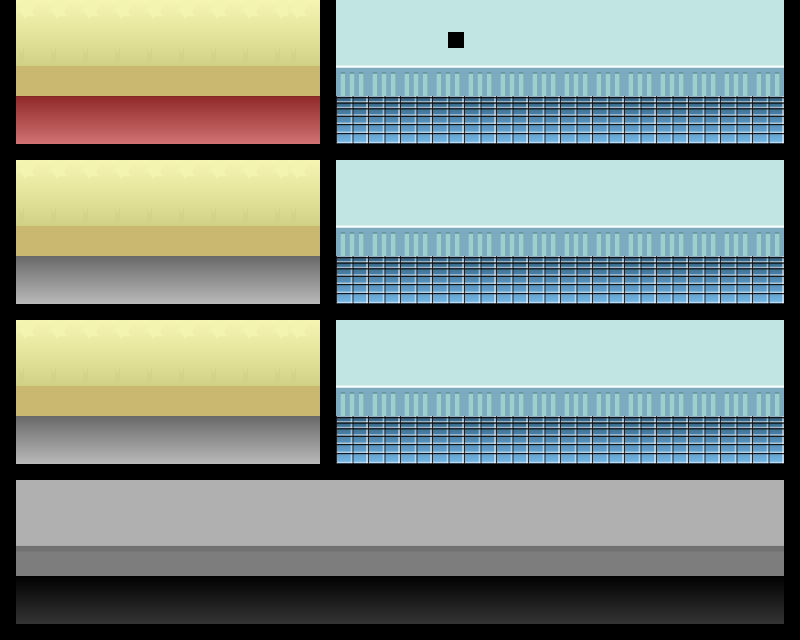

Rendered tile map (Tiled .tmx) drawn with the repository's tilesets; below, a short description and the map source with its tile grids summarised:
An orthogonal 50x40 tile map with 16x16 px tiles, 3 tile layers (background, collide, sysadmin), 3 hidden layers not drawn, 3 tilesets.

<map version="1.0" orientation="orthogonal" width="50" height="40" tilewidth="16" tileheight="16">
 <tileset firstgid="1" name="tileset" tilewidth="16" tileheight="16">
  <image source="tileset.png" width="16" height="16" />
 </tileset>
 <tileset firstgid="2" name="floor" tilewidth="16" tileheight="16">
  <image source="floor.png" width="128" height="48" />
 </tileset>
 <tileset firstgid="26" name="wall" tilewidth="16" tileheight="16">
  <image source="wall.png" width="96" height="96" />
 </tileset>
 <layer name="background" width="50" height="40">
  <data>[2000 cells, 1701 non-empty, 54 distinct tile ids]</data>
 </layer>
 <layer name="collide" width="50" height="40">
  <data>[2000 cells, 299 non-empty, 1 distinct tile ids]</data>
 </layer>
 <layer name="door" width="50" height="40" visible="0">
  <data>[2000 cells, 8 non-empty, 1 distinct tile ids]</data>
 </layer>
 <layer name="phone" width="50" height="40" visible="0">
  <data>[2000 cells, 4 non-empty, 1 distinct tile ids]</data>
 </layer>
 <layer name="sysadmin" width="50" height="40">
  <data>[2000 cells, 1 non-empty, 1 distinct tile ids]</data>
 </layer>
 <layer name="atm" width="50" height="40" visible="0">
  <data>[2000 cells, 3 non-empty, 1 distinct tile ids]</data>
 </layer>
</map>
